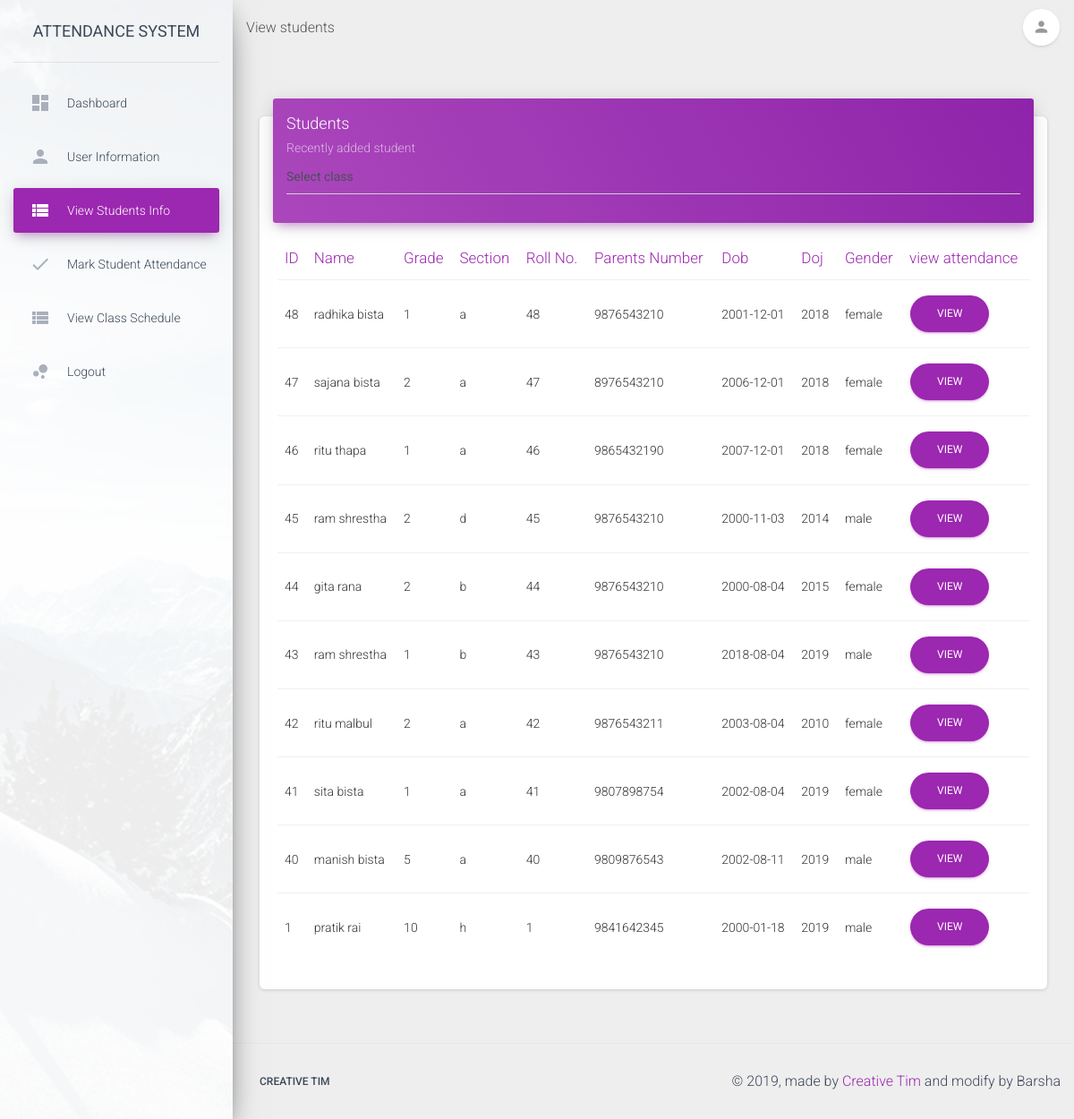
The app's page /pages/teacher/view_students.php (signed in) with its own data.
### tables this page shows
CREATE TABLE `tbl_students_class` (
  `scid` int(11) NOT NULL,
  `Sid` int(11) NOT NULL,
  `class` int(11) NOT NULL,
  `section` varchar(1) NOT NULL,
  `date` varchar(4) NOT NULL
);

CREATE TABLE `tbl_students` (
  `Sid` int(11) NOT NULL,
  `Sname` varchar(100) NOT NULL,
  `Sdob` date NOT NULL,
  `Sgender` enum('male','female','other','') NOT NULL,
  `Saddress` varchar(200) NOT NULL,
  `Scontact` varchar(10) NOT NULL,
  `status` enum('Active','Inactive','','') NOT NULL
);

### controller/view_student_controller.php (called while the page is built, shortened)
<?php
                     $sql ="SELECT * FROM tbl_students INNER JOIN
                     tbl_students_class ON tbl_students.Sid= tbl_students_class.Sid ORDER by tbl_students.Sid DESC";
                        ?>

### pages/teacher/view_students.php (the view, shortened to what this page needs)
<!DOCTYPE html>
<html lang="en">
<head>
<?php include '../head.php'; ?>
</head>
<body class="">
  <div class="wrapper ">
<?php include '../../view/teacher/sidebar.php'; ?>
<div class="main-panel">
<?php include '../../view/teacher/navbar.php';?>
      <div class="content">
        <div class="container-fluid">
          <div class="row">
          <div class="col-md-12">
              <div class="card">
                <div class="card-header card-header-primary">
                  <h4 class="card-title ">Students</h4>
                  <p class="card-category"> Recently added student</p>
                  <p class="card-category">
                  <form name="filter" action="#" method="post">
                        <select name="class" onchange="this.form.submit()" class="form-control">
                        <option value="Select Filter">Select class</option>
                        </select></form></p>
                </div>
                <div class="card-body">
                  <div class="table-responsive">
                    <table class="table">
                      <thead class=" text-primary">
                        <th>ID</th>
                        <th>Name</th>
                        <th>Grade</th>
                        <th>Section</th>
                        <th>Roll No.</th>
                        <th>Parents Number</th>
                        <th>Dob</th>
                        <th>Doj</th>
                        <th>Gender</th>
                        <th>view attendance</th>
                      </thead>
                    <tbody>
                   <?php include '../../controller/view_student_controller.php'; ?>
<div name="loader" id="loader">
                      --><?php
$result=mysqli_query($con,$sql);
                         while($row= mysqli_fetch_array($result))
                         {
                      ?>
                        <tr>
                          <td>
                            <?php echo($row['Sid']); ?>
                          </td>
                          <td>
                          <?php echo($row['Sname']); ?>
                          </td>
                          <td>
                          <?php echo($row['class']); ?>
                          </td>
                          <td>
                          <?php echo($row['section']); ?>
                          </td>
                          <td>
                          <?php echo($row['Sid']); ?>
                          </td>
                          <td>
                          <?php echo($row['Scontact']); ?>
                          </td>
                          <td>
                          <?php echo($row['Sdob']); ?>
                          </td>
                          <td>
                          <?php echo($row['date']); ?>
                          </td>
                          <td>
                          <?php echo($row['Sgender']); ?>
                          </td>
                          <td>
                          <a href="view_student_attendance.php?sid=<?php echo($row['Sid']); ?>"
                           class="btn btn-primary btn-round">
                  view</a>
                          </td>
                        </tr>
                        <?php } ?>
                      </tbody>
                    </table>
                  </div>
                </div>
              </div>
            </div>
          </div>
      </div>
      </div>
      <footer class="footer">
        <div class="container-fluid">
          <nav class="float-left">
            <ul>
              <li>
                <a href="https://www.creative-tim.com">
                  Creative Tim
                </a>
              </li>
            </ul>
          </nav>
          <div class="copyright float-right">
            &copy;
            , made by
            <a href="https://www.creative-tim.com" target="_blank">Creative Tim</a> and modify by Barsha
          </div>
        </div>
      </footer>
    </div>
  </div>
</body>
</html>

### records on screen
tbl_students_class: Sid "48", Sid.Sname "radhika bista", class "1", section "a", Sid.Scontact "9876543210", Sid.Sdob "2001-12-01", date "2018", Sid.Sgender "female"
tbl_students_class: Sid "47", Sid.Sname "sajana bista", class "2", section "a", Sid.Scontact "8976543210", Sid.Sdob "2006-12-01", date "2018", Sid.Sgender "female"
tbl_students_class: Sid "46", Sid.Sname "ritu thapa", class "1", section "a", Sid.Scontact "9865432190", Sid.Sdob "2007-12-01", date "2018", Sid.Sgender "female"
tbl_students_class: Sid "45", Sid.Sname "ram shrestha", class "2", section "d", Sid.Scontact "9876543210", Sid.Sdob "2000-11-03", date "2014", Sid.Sgender "male"
tbl_students_class: Sid "44", Sid.Sname "gita rana", class "2", section "b", Sid.Scontact "9876543210", Sid.Sdob "2000-08-04", date "2015", Sid.Sgender "female"
tbl_students_class: Sid "43", Sid.Sname "ram shrestha", class "1", section "b", Sid.Scontact "9876543210", Sid.Sdob "2018-08-04", date "2019", Sid.Sgender "male"
tbl_students_class: Sid "42", Sid.Sname "ritu malbul", class "2", section "a", Sid.Scontact "9876543211", Sid.Sdob "2003-08-04", date "2010", Sid.Sgender "female"
tbl_students_class: Sid "41", Sid.Sname "sita bista", class "1", section "a", Sid.Scontact "9807898754", Sid.Sdob "2002-08-04", date "2019", Sid.Sgender "female"
tbl_students_class: Sid "40", Sid.Sname "manish bista", class "5", section "a", Sid.Scontact "9809876543", Sid.Sdob "2002-08-11", date "2019", Sid.Sgender "male"
tbl_students_class: Sid "1", Sid.Sname "pratik rai", class "10", section "h", Sid.Scontact "9841642345", Sid.Sdob "2000-01-18", date "2019", Sid.Sgender "male"
